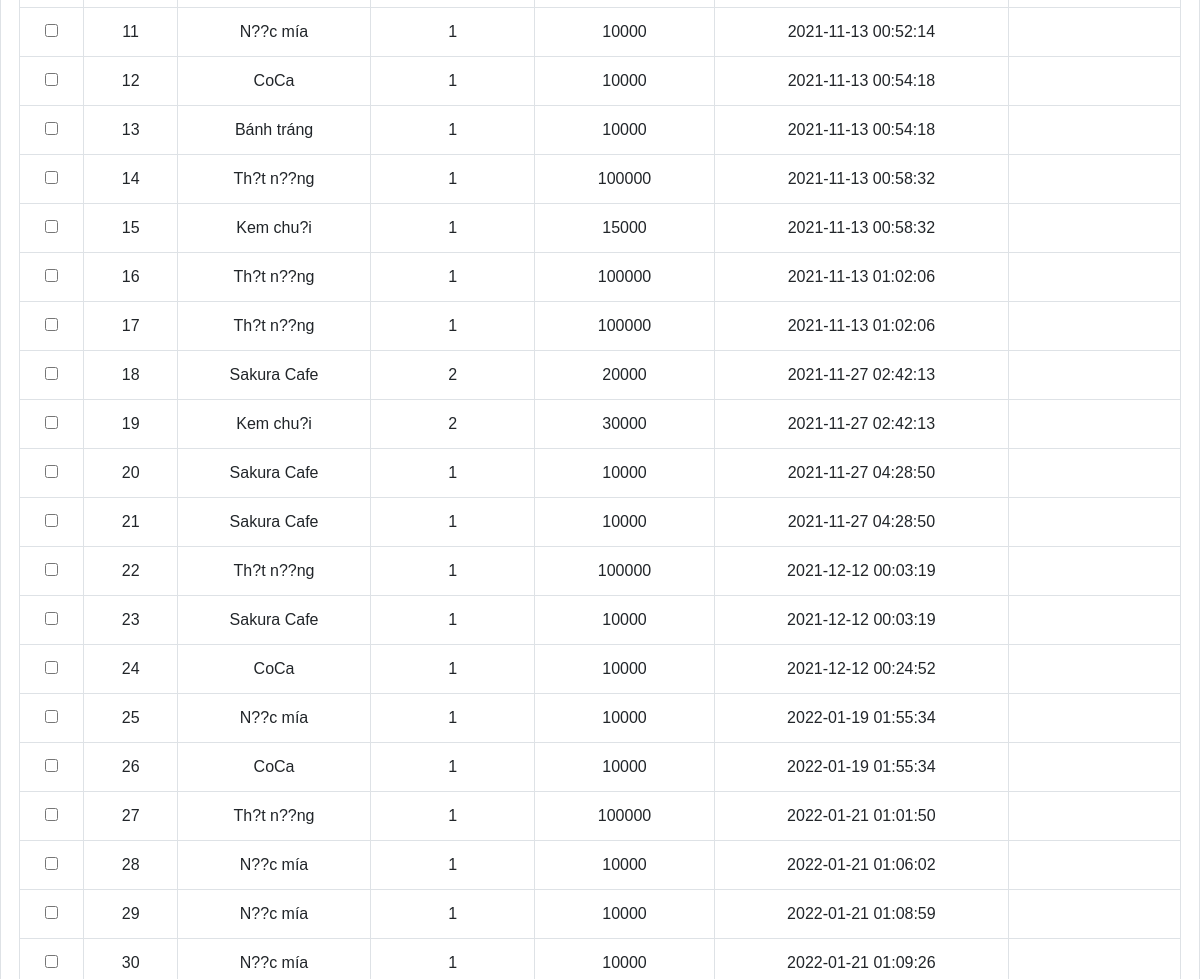
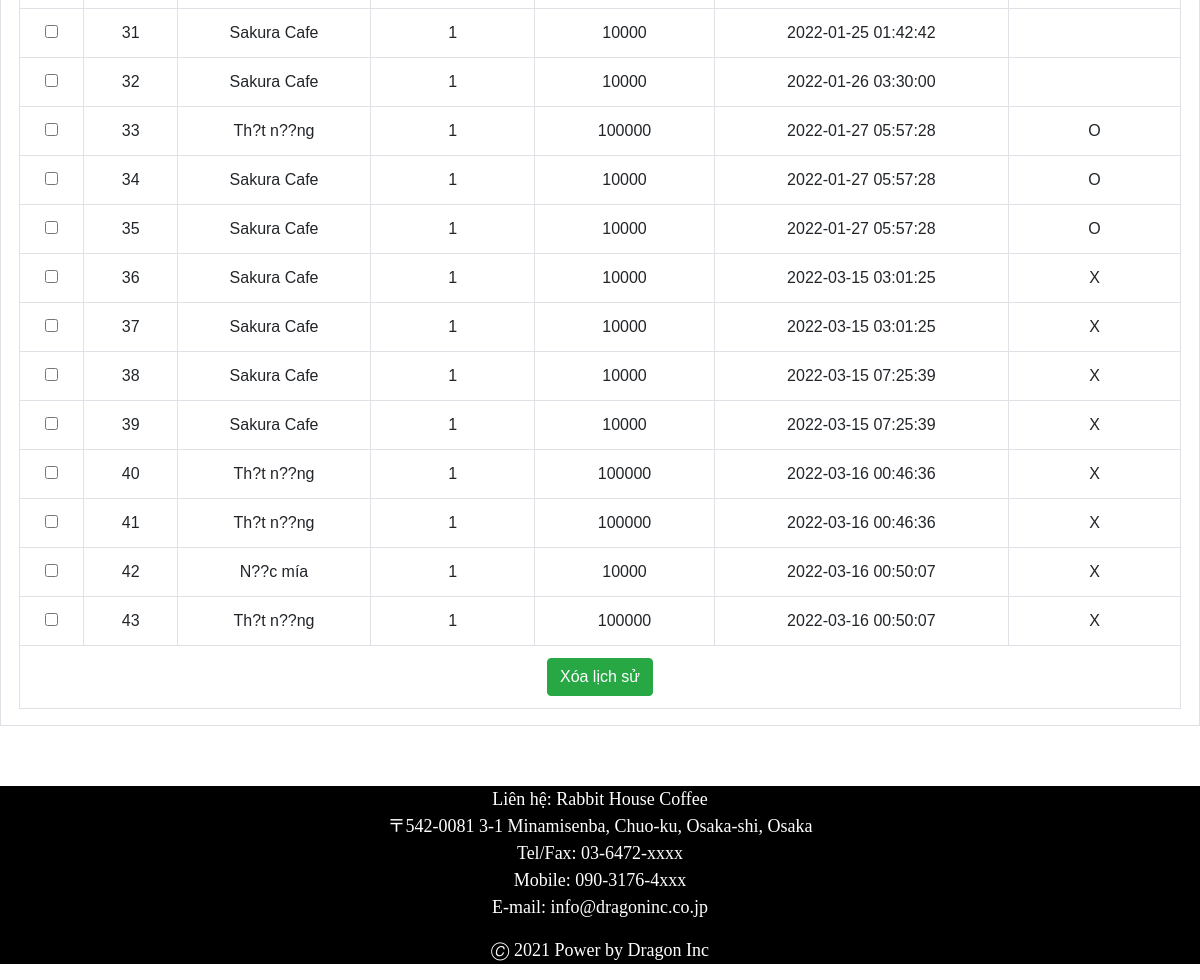
Before: /NhanVien/lichsu.php (signed in, lower part) with the older database file (2 pictures, top to bottom).
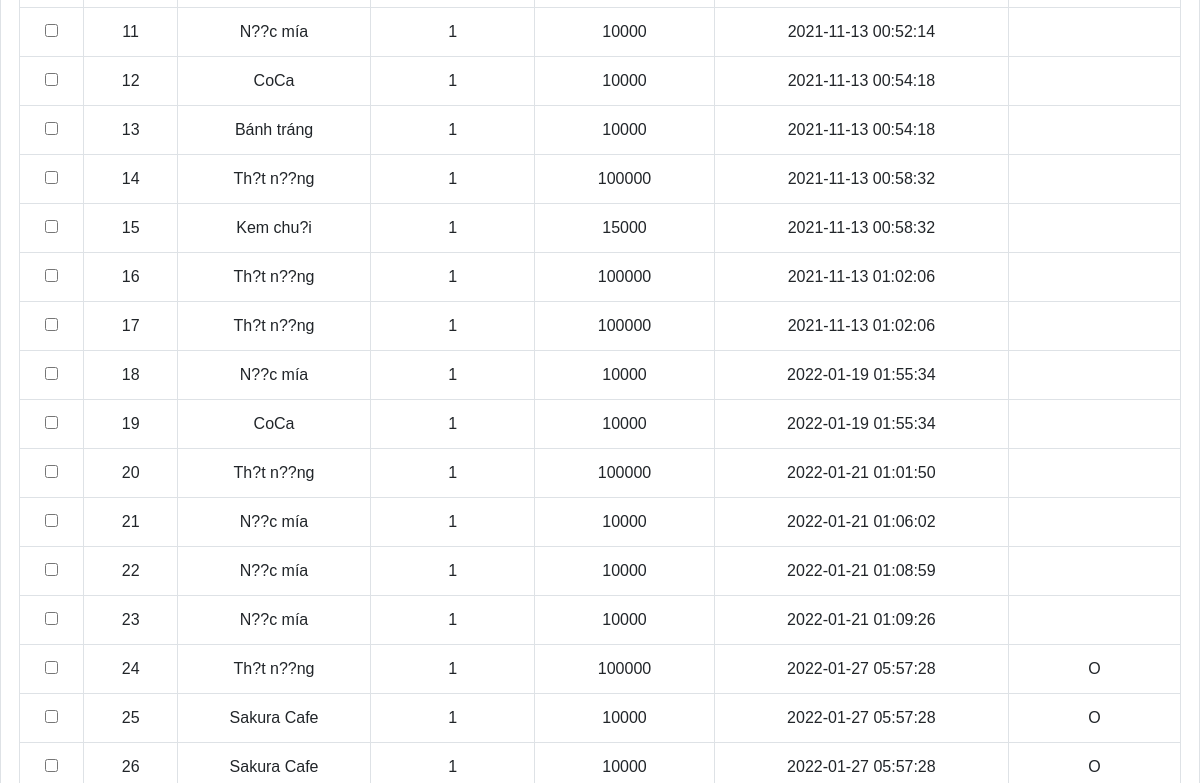
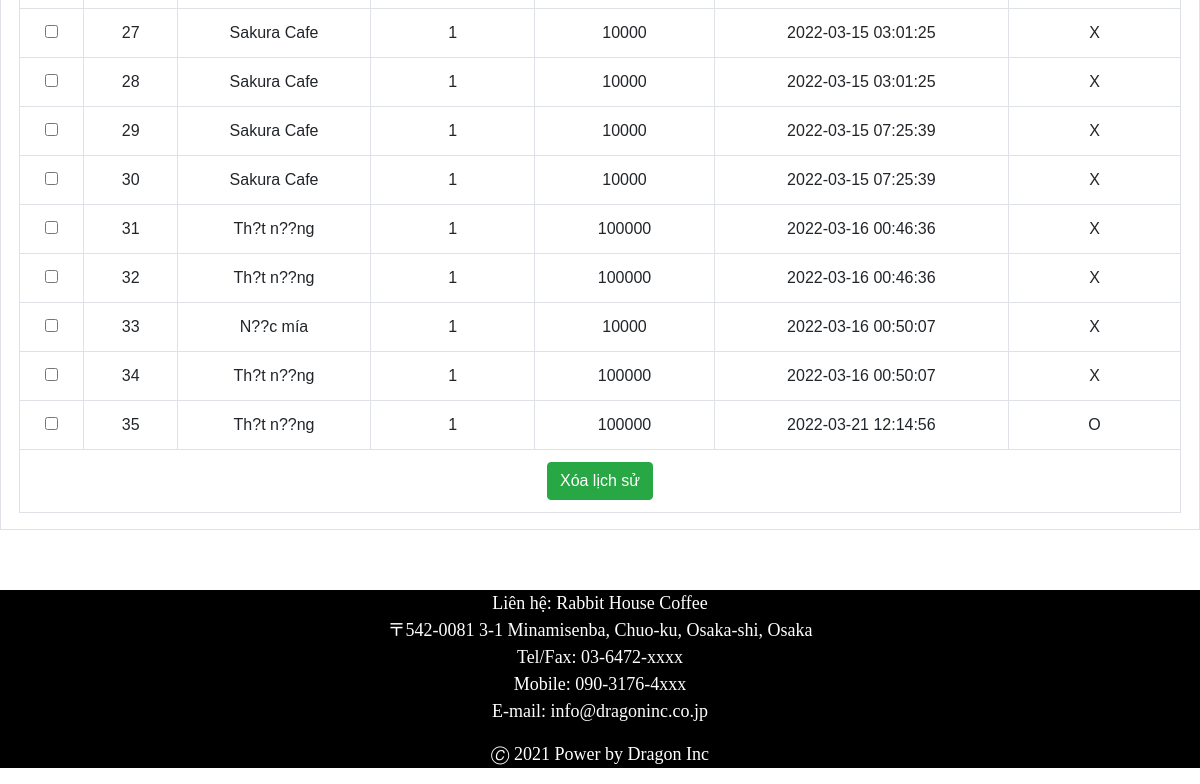
After: the same page with the newer database file (2 pictures, top to bottom).
### tables this page shows
CREATE TABLE `tbllichsu` (
  `idlichSu` int(11) NOT NULL,
  `idKhachhang` int(11) DEFAULT NULL,
  `idMon` int(11) NOT NULL,
  `gia` double NOT NULL,
  `thoigian` timestamp NOT NULL DEFAULT current_timestamp() ON UPDATE current_timestamp(),
  `soluong` int(11) DEFAULT NULL,
  `idChitiet` int(11) DEFAULT NULL,
  `idStaff` int(11) DEFAULT NULL,
  `daGH` text DEFAULT NULL
);

CREATE TABLE `tblmon` (
  `idMon` int(11) NOT NULL,
  `tenMon` text NOT NULL,
  `gia` double NOT NULL,
  `idLoai` int(11) NOT NULL,
  `hinhAnh` text DEFAULT NULL,
  `moTa` text DEFAULT NULL,
  `goiY` float DEFAULT NULL,
  `conHang` text NOT NULL
);

### NhanVien/lichsu.php (the view, shortened to what this page needs)
<?php
if (isset($_SESSION["username"])) {
    $username    =    $_SESSION["username"];
} else
    header("location:login.php");
?>
<!DOCTYPE html>
<html lang="en">
<head>
    <link rel="stylesheet" type="text/css" href="../css/style2.css?" />
    <link rel="stylesheet" href="https://cdnjs.cloudflare.com/ajax/libs/jqueryui/1.12.1/jquery-ui.css" />
    <link href="https://stackpath.bootstrapcdn.com/bootstrap/4.3.1/css/bootstrap.min.css" rel="stylesheet">
</head>
<body>
    <?php
    $user = $username;
    include "../include/connect.inc";
    $sql0000 = "select idStaff from tblstaff where username = '$user'";
    $rs0000 = mysqli_query($conn, $sql0000);
    $row0000 = mysqli_fetch_array($rs0000);
    $idStaff = $row0000["idStaff"];
    ?>
    <section id="info" align="center">
	  <form method="post" action="lichsu.php">
		 <div class="table-responsive table-bordered">
				 <table class="table" style="width:97%" align="center">
					<tbody>
						<?php
							include("../include/connect.inc");
							$sql		=	"select * from tbllichsu where idStaff = '$idStaff'";
							$rs 		=	mysqli_query($conn, $sql);
							$i			=	1;
						  while($row=mysqli_fetch_array($rs)){
							  $sql2	= 	"select * from tblmon where idMon = ".$row["idMon"]."";
									$rs2 		=	mysqli_query($conn, $sql2);
									$row2=mysqli_fetch_array($rs2);
							echo" <tr>
								<td><input type='checkbox' class='chk_box1' name='check_list[]' value='".$row["idlichSu"]."'></td>
								<td>$i</td>
								<td>".$row2["tenMon"]."</td>
								<td>".$row["soluong"]."</td>
								<td>".$tinhtien=$row["soluong"]*$row2["gia"]."</td>
								<td>".$row["thoigian"]."</td>
								<td>".$row["daGH"]."</td>
								</tr>";
						   $i++;
						  }
						?>
						   <tr align="center">
								<th colspan="7" align="center">
									<input type="submit" class="btn btn-success" name="xoahang" value="Xóa lịch sử">
								</th>
					</tr>
					</tbody>
				</table>
			</div>
			</form>
	  </section>
    <div style="padding-top: 5%">
        <footer>
           <div style="text-align: center;">
        <p>Liên hệ: Rabbit House Coffee<br />
          〒542-0081 3-1 Minamisenba, Chuo-ku, Osaka-shi, Osaka<br />
          Tel/Fax: 03-6472-xxxx<br />
          Mobile: 090-3176-4xxx<br />
          E-mail: info@dragoninc.co.jp</p>
        <p>🄫 2021 Power by Dragon Inc</p>
      </div>
        </footer>
    </div>
</body>
</html>

### css/style2.css (style rules this page uses)
footer { background-color: #000; }
footer p { color: #fff; font-family: 'Times New Roman', Times, serif; font-size: 18px; }

### NhanVien/lichsu.php (style rules this page uses)
* { box-sizing: border-box }
body { font-family: Verdana, sans-serif; margin: 0 }

Changed rows visible on the page:
removed tbllichsu: idMon.tenMon "Sakura Cafe", soluong "2", $row['soluong']*$row2['gia'] "20000", thoigian "2021-11-27 02:42:13"
removed tbllichsu: idMon.tenMon "Kem chu?i", soluong "2", $row['soluong']*$row2['gia'] "30000", thoigian "2021-11-27 02:42:13"
removed tbllichsu: idMon.tenMon "Sakura Cafe", soluong "1", $row['soluong']*$row2['gia'] "10000", thoigian "2021-11-27 04:28:50"
removed tbllichsu: idMon.tenMon "Sakura Cafe", soluong "1", $row['soluong']*$row2['gia'] "10000", thoigian "2021-11-27 04:28:50"
removed tbllichsu: idMon.tenMon "Th?t n??ng", soluong "1", $row['soluong']*$row2['gia'] "100000", thoigian "2021-12-12 00:03:19"
removed tbllichsu: idMon.tenMon "Sakura Cafe", soluong "1", $row['soluong']*$row2['gia'] "10000", thoigian "2021-12-12 00:03:19"
removed tbllichsu: idMon.tenMon "CoCa", soluong "1", $row['soluong']*$row2['gia'] "10000", thoigian "2021-12-12 00:24:52"
removed tbllichsu: idMon.tenMon "Sakura Cafe", soluong "1", $row['soluong']*$row2['gia'] "10000", thoigian "2022-01-25 01:42:42"
removed tbllichsu: idMon.tenMon "Sakura Cafe", soluong "1", $row['soluong']*$row2['gia'] "10000", thoigian "2022-01-26 03:30:00"
added tbllichsu: idMon.tenMon "Th?t n??ng", soluong "1", $row['soluong']*$row2['gia'] "100000", thoigian "2022-03-21 12:14:56", daGH "O"
